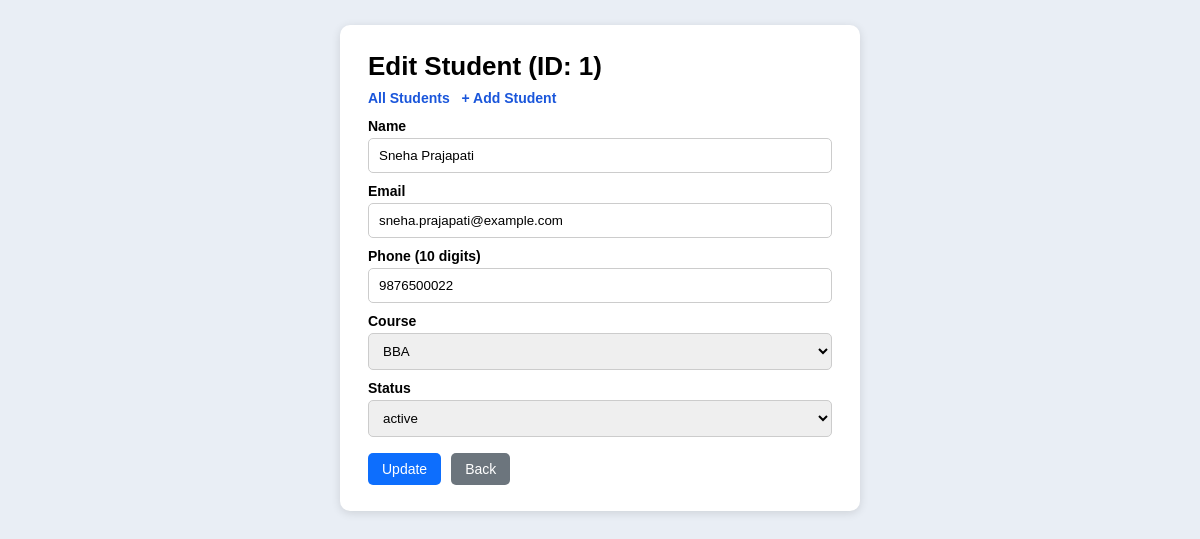
The page /edit.php?id=1 on the database its author committed.
### tables this page shows
CREATE TABLE IF NOT EXISTS students (
    id INT AUTO_INCREMENT PRIMARY KEY,
    name VARCHAR(100) NOT NULL,
    email VARCHAR(150) NOT NULL UNIQUE,
    phone VARCHAR(15) NOT NULL,
    course VARCHAR(50) NOT NULL,
    status ENUM('active','inactive') NOT NULL DEFAULT 'active',
    created_at TIMESTAMP DEFAULT CURRENT_TIMESTAMP
);

### edit.php (the view, shortened to what this page needs)
<?php
require_once "db.php";
$id = isset($_GET['id']) ? (int)$_GET['id'] : 0;
$stmt = mysqli_prepare($conn, "SELECT id, name, email, phone, course, status FROM students WHERE id = ?");
mysqli_stmt_bind_param($stmt, "i", $id);
mysqli_stmt_execute($stmt);
$res = mysqli_stmt_get_result($stmt);
$student = mysqli_fetch_assoc($res);
?>
<!DOCTYPE html>
<html>
<head><meta charset="UTF-8"><title>Edit Student</title><link rel="stylesheet" href="style.css"></head>
<body>
<div class="card form-box">
    <h1>Edit Student (ID: <?php echo $student['id']; ?>)</h1>
    <div class="top-links"><a href="index.php">All Students</a> <a href="add.php">+ Add Student</a></div>
    <form method="POST" action="edit.php?id=<?php echo $student['id']; ?>">
        <label>Name</label>
        <input type="text" name="name" required value="<?php echo htmlspecialchars($student['name']); ?>">
        <label>Email</label>
        <input type="email" name="email" required value="<?php echo htmlspecialchars($student['email']); ?>">
        <label>Phone (10 digits)</label>
        <input type="text" name="phone" required maxlength="10" value="<?php echo htmlspecialchars($student['phone']); ?>">
        <label>Course</label>
        <select name="course" required>
            <?php foreach (["BBA","BCA","B.Sc","B.Tech","M.Tech","MCA"] as $c): ?>
                <option value="<?php echo $c; ?>" <?php echo ($student['course'] === $c) ? "selected" : ""; ?>><?php echo $c; ?></option>
            <?php endforeach; ?>
        </select>
        <label>Status</label>
        <select name="status">
            <option value="active" <?php echo ($student['status'] === "active") ? "selected" : ""; ?>>active</option>
        </select>
        <div class="form-row">
            <button type="submit" class="btn btn-save">Update</button>
            <a href="index.php" class="btn btn-back">Back</a>
        </div>
    </form>
</div>
</body>
</html>

### style.css (style rules this page uses)
* { box-sizing: border-box; font-family: Arial, Helvetica, sans-serif; }
body { background: #e9eef5; margin: 0; padding: 25px 12px; }
.card { background: #fff; max-width: 1020px; margin: 0 auto; padding: 26px 28px; border-radius: 10px; box-shadow: 0 2px 10px rgba(0,0,0,.12); }
h1 { margin: 0 0 8px; font-size: 26px; }
.top-links { margin-bottom: 12px; font-size: 14px; }
.top-links a { color: #1a56db; text-decoration: none; margin-right: 8px; font-weight: bold; }
.btn { padding: 8px 14px; border: none; border-radius: 5px; cursor: pointer; color: #fff; font-size: 14px; text-decoration: none; display: inline-block; }
.form-box { max-width: 520px; }
.form-box label { display: block; margin: 10px 0 4px; font-weight: bold; font-size: 14px; }
.form-box input, .form-box select { width: 100%; padding: 9px 10px; border: 1px solid #ccc; border-radius: 5px; }
.form-row { margin-top: 16px; display: flex; gap: 10px; }
.btn-save { background: #0d6efd; }
.btn-back { background: #6c757d; }

### rows shown on the page
students: id "1", name "Sneha Prajapati", email "sneha.prajapati@example.com", phone "9876500022", course "BBA", status "active"
